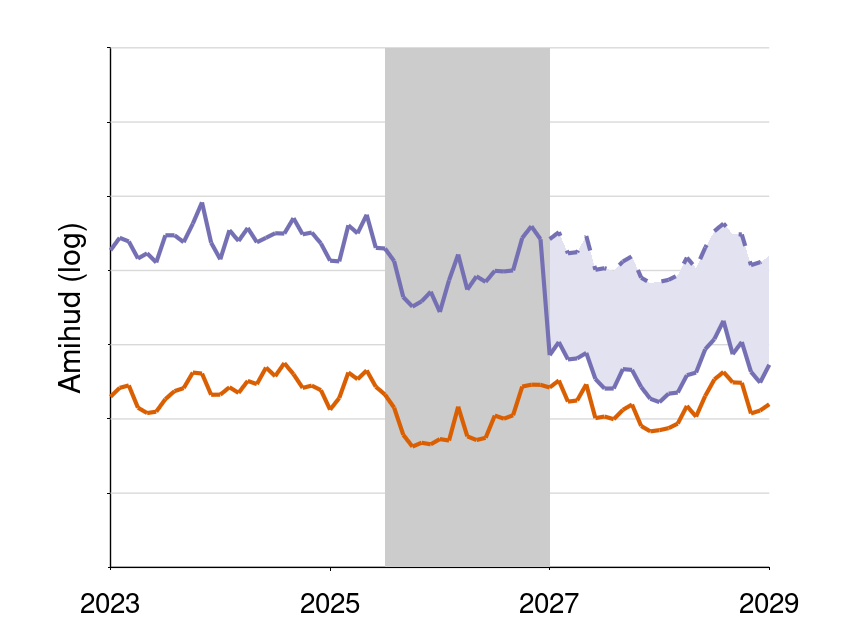
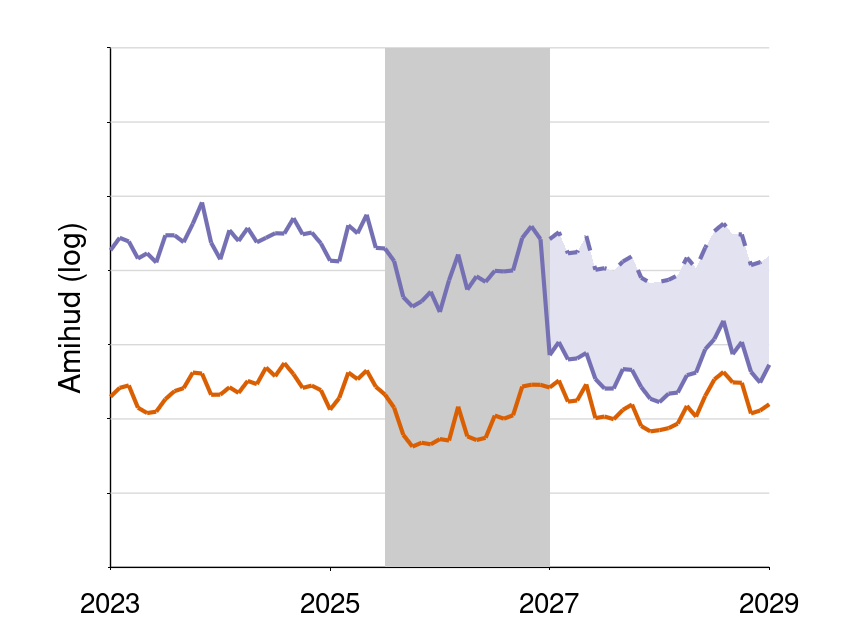

These charts were generated, in order, by the following MATLAB code:
%% Minimalist figure for the DiD illustration
% Viết theo đúng bố cục figures.m của pmichaillat/matlab-figures (MIT).
% Chỉ khác ở chỗ cần để chạy được cả Octave: set(0,...) thay groot, bảng màu dạng số thay mã hex,
% fill thay xregion/area (màu nhạt tương đương FaceAlpha = 0.2).
% Dữ liệu là MINH HỌA (ngẫu nhiên có seed), không phải dữ liệu thật.

%% Clear workspace

close all
clear
clc

%% Set default properties for 4:3 figure

figureWidth = 8.5;
figureHeight = 6.375;
set(0, 'defaultFigureUnits', 'inches')
set(0, 'defaultFigurePosition', [1,1,figureWidth,figureHeight]);
set(0, 'defaultFigurePaperPosition', [0, 0, figureWidth,figureHeight]);
set(0, 'defaultFigurePaperSize', [figureWidth,figureHeight]);

%% Set default properties for axes

set(0, 'defaultAxesFontName', 'Helvetica')
set(0, 'defaultAxesFontSize', 20)
set(0, 'defaultAxesXColor', 'k')
set(0, 'defaultAxesYColor', 'k')
set(0, 'defaultAxesLineWidth', 1)
set(0, 'defaultAxesYGrid', 'off')   % lưới vẽ tay màu xám nhạt bên dưới (Octave không nhận GridAlpha)
set(0, 'defaultAxesXGrid', 'off')
set(0, 'defaultAxesTickDir', 'out')
set(0, 'defaultAxesTickLength',[0.005, 0.005])
set(0, 'defaultAxesBox','off')

%% Predefine qualitative color palettes

% Dark colors
darkPalette = [27 158 119; 217 95 2; 117 112 179; 231 41 138; 102 166 30; 230 171 2; 166 118 29; 102 102 102]/255;
greenColor = darkPalette(1,:);
orangeColor = darkPalette(2,:);
purpleColor = darkPalette(3,:);

% Light colors (equivalent to FaceAlpha = 0.2 on white)
lightPurple = 0.8 + 0.2*purpleColor;
lightGray = 0.8 + 0.2*[0 0 0];

%% Create data

randn('seed', 3);
time = [2023:1/12:2029]';
pre = time < 2027;
post = ~pre;
n = numel(time);

common = filter(1, [1 -0.8], 0.035*randn(n,1));
data1 = 0.85 + common + 0.015*randn(n,1);    % mã chuyển sàn
data2 = 0.45 + common + 0.015*randn(n,1);    % mã HOSE đối sánh
data3 = data2 + mean(data1(pre) - data2(pre)); % nếu không chuyển sàn
data1(post) = data3(post) - 0.30 + 0.015*randn(sum(post),1);

% Create period
startPeriod = 2025.5;
endPeriod = 2027;

%% Predefine properties for x-axis

clear obj
obj.XLim = [2023, 2029];
obj.XTick = [2023:2:2029];
xAxis = [fieldnames(obj), struct2cell(obj)]';

%% Predefine properties for y-axis

clear obj
obj.YLim = [0, 1.4];
obj.YTick = [0:0.2:1.4];
obj.YTickLabel = {};
yAxis = [fieldnames(obj), struct2cell(obj)]';

%% Predefine properties for lines

clear obj
obj.Color = purpleColor;
obj.LineWidth = 3;
obj.LineStyle = '-';
purpleLine = [fieldnames(obj), struct2cell(obj)]';

clear obj
obj.Color = orangeColor;
obj.LineWidth = 3;
obj.LineStyle = '-';
orangeLine = [fieldnames(obj), struct2cell(obj)]';

clear obj
obj.Color = purpleColor;
obj.LineWidth = 3;
obj.LineStyle = '--';
purpleDashed = [fieldnames(obj), struct2cell(obj)]';

%% Predefine properties for areas

clear obj
obj.EdgeColor = 'none';
noEdge = [fieldnames(obj), struct2cell(obj)]';

%% Create a plot with a gray period area and a higher-lower area

% Open figure
iFigure = 1;
figure(iFigure)
clf
hold on

% Light horizontal grid (= lưới mặc định MATLAB, độ đậm 0.15)
for y = 0.2:0.2:1.4
    plot([2023 2029], [y y], 'Color', 0.85*[1 1 1], 'LineWidth', 1)
end

% Paint period area (vẽ sau lưới để dải xám phủ lên lưới)
fill([startPeriod endPeriod endPeriod startPeriod], [0 0 1.4 1.4], lightGray, noEdge{:});

% Paint higher-lower area
fill([time(post); flipud(time(post))], [data3(post); flipud(data1(post))], lightPurple, noEdge{:});

% Plot data
plot(time(post), data3(post), purpleDashed{:})
plot(time, data2, orangeLine{:})
plot(time, data1, purpleLine{:})

% Nhãn không ghi ở đây: template ghi nhãn sau khi xuất hình (Keynote);
% trong deck, nhãn tiếng Việt được đặt bằng LaTeX lên trên hình, nên không lỗi phông.

%Populate axes
set(gca, xAxis{:}, yAxis{:})
ylabel('Amihud (log)')

%Print figure
print('-dpdf', 'did.pdf')
print('-dpng', '-r300', 'did.png')   % bản PNG nét đậm hơn nếu PDF của Octave bị mảnh
